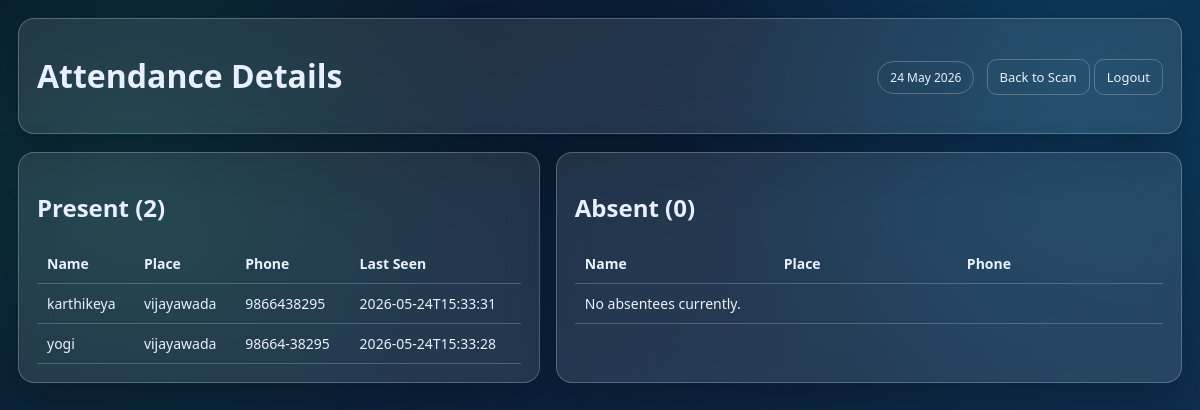
The page /admin/attendance (signed in) on the database its author committed.
### tables this page shows
CREATE TABLE attendance (
            id INTEGER PRIMARY KEY AUTOINCREMENT,
            person_id INTEGER NOT NULL,
            date TEXT NOT NULL,
            status TEXT NOT NULL DEFAULT 'present',
            last_seen TEXT NOT NULL,
            UNIQUE(person_id, date),
            FOREIGN KEY(person_id) REFERENCES people(id)
        );

CREATE TABLE people (
            id INTEGER PRIMARY KEY AUTOINCREMENT,
            name TEXT NOT NULL,
            place TEXT NOT NULL,
            phone TEXT UNIQUE NOT NULL,
            embedding_key TEXT UNIQUE NOT NULL,
            created_at TEXT NOT NULL
        );

### app.py (the view)
@app.route("/admin/attendance")
@login_required(role="admin")
def admin_attendance():
    snapshot = get_attendance_snapshot(date.today().isoformat())
    return render_template(
        "attendance.html",
        username=session.get("username"),
        today=date.today().strftime("%d %b %Y"),
        present=snapshot["present"],
        absent=snapshot["absent"],
    )

### app.py (called while the page is built)
def login_required(role=None):
    def decorator(func):
        @wraps(func)
        def wrapper(*args, **kwargs):
            if "user_id" not in session:
                return redirect(url_for("login"))
            if role and session.get("role") != role:
                return redirect(url_for("home"))
            return func(*args, **kwargs)
        return wrapper
    return decorator

### utils/database.py (called while the page is built)
def get_connection():
    conn = sqlite3.connect(DB_PATH, timeout=10, check_same_thread=False)
    conn.row_factory = sqlite3.Row
    conn.execute("PRAGMA busy_timeout=10000;")
    return conn

### templates/attendance.html (shortened to what this page needs)
<!DOCTYPE html>
<html lang="en">
<head>
  <link rel="stylesheet" href="/static/style.css">
</head>
<body>
  <header class="topbar glass">
    <h1>Attendance Details</h1>
    <div>
      <span class="chip">{{ today }}</span>
      <a class="btn-link" href="/admin/scan">Back to Scan</a>
      <a class="btn-link" href="/logout">Logout</a>
    </div>
  </header>
  <main class="attendance-grid">
    <section class="card glass">
      <h2>Present ({{ present|length }})</h2>
      <table>
        <thead><tr><th>Name</th><th>Place</th><th>Phone</th><th>Last Seen</th></tr></thead>
        <tbody>
          {% for p in present %}
          <tr><td>{{ p.name }}</td><td>{{ p.place }}</td><td>{{ p.phone }}</td><td>{{ p.last_seen }}</td></tr>
          {% endfor %}
        </tbody>
      </table>
    </section>
    <section class="card glass">
      <h2>Absent ({{ absent|length }})</h2>
      <table>
        <thead><tr><th>Name</th><th>Place</th><th>Phone</th></tr></thead>
        <tbody>
          {% if absent|length == 0 %}<tr><td colspan="3">No absentees currently.</td></tr>{% endif %}
        </tbody>
      </table>
    </section>
  </main>
</body>
</html>

### static/style.css (style rules this page uses)
:root { --bg-1: #071428; --bg-2: #123456; --surface: rgba(255, 255, 255, 0.1); --surface-solid: #f7fafc; --line: rgba(255, 255, 255, 0.24); --ink: #e8f0ff; --ink-dark: #1d2a36; --muted: #9bb0cc; --brand: #25c38b; --brand-2: #08a1e3; --danger: #ff6b6b; }
* { box-sizing: border-box; }
body { margin: 0; min-height: 100vh; font-family: "Aptos", "Segoe UI", sans-serif; color: var(--ink); background: radial-gradient(circle at 10% 20%, rgba(37, 195, 139, 0.16), transparent 30%), radial-gradient(circle at 90% 10%, rgba(8, 161, 227, 0.2), transparent 30%), linear-gradient(145deg, var(--bg-1), var(--bg-2)); }
.glass { backdrop-filter: blur(18px); background: var(--surface); border: 1px solid var(--line); box-shadow: 0 20px 46px rgba(4, 12, 26, 0.38); }
.role-switch a, .btn-link { text-decoration: none; color: #eaf2ff; border: 1px solid var(--line); border-radius: 10px; padding: 8px 12px; font-size: 13px; }
.topbar { margin: 18px; border-radius: 16px; padding: 14px 18px; display: flex; justify-content: space-between; align-items: center; }
.main-container, .register-layout, .attendance-grid { padding: 0 18px 18px; display: grid; gap: 16px; }
.register-layout, .attendance-grid { grid-template-columns: 1fr 1.2fr; }
.left-panel, .right-panel, .card { border-radius: 16px; padding: 18px; }
table { width: 100%; border-collapse: collapse; color: #eaf2ff; }
th, td { border-bottom: 1px solid rgba(255,255,255,0.2); text-align: left; padding: 10px; font-size: 14px; }
.chip { border: 1px solid var(--line); border-radius: 99px; padding: 7px 12px; font-size: 12px; margin-right: 8px; }

### rows shown on the page
attendance: name "karthikeya", place "vijayawada", phone "9866438295", last_seen "2026-05-24T15:33:31"
attendance: name "yogi", place "vijayawada", phone "98664-38295", last_seen "2026-05-24T15:33:28"

### other values the page prints
{{ present|length }} "2"
{{ absent|length }} "0"
